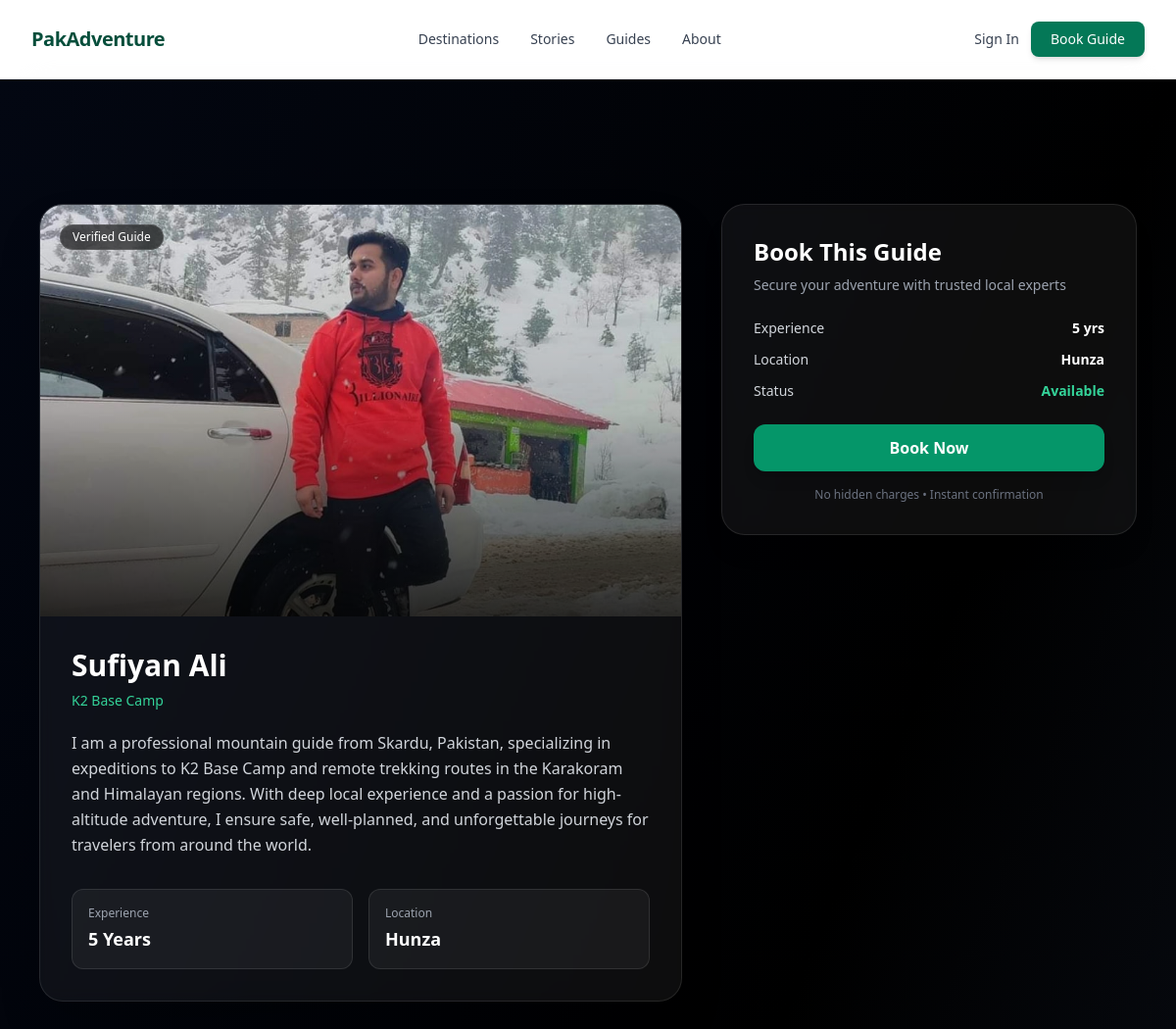
/guides/3/, run on the app's committed database.
### app/models.py (models this page shows, shortened)
class Guide(models.Model):
    SPECIALTY_CHOICES = [
        ('k2', 'K2 Base Camp'),
        ('alpine', 'Alpine Mountaineering'),
        ('culture', 'Cultural Heritage'),
        ('photo', 'Photography'),
    ]
    REGION_CHOICES = [
        ('Skardu', 'Skardu'),
        ('Hunza', 'Hunza'),
        ('Swat', 'Swat'),
        ('Kalam', 'Kalam'),
    ]
    name = models.CharField(max_length=200)
    image = models.ImageField(upload_to='guides/', null=True, blank=True)
    specialty = models.CharField(max_length=100, choices=SPECIALTY_CHOICES)
    experience = models.IntegerField()
    location = models.CharField(max_length=100, choices=REGION_CHOICES)
    bio = models.TextField(null=True, blank=True)

### app/views.py (the view)
# urls.py: path('guides/<int:id>/', views.guide_detail, name='guide_detail'),
def guide_detail(request, id):
    guide = Guide.objects.get(id=id)
    return render(request, 'guide_detail.html', {'guide': guide})

### Templates/guide_detail.html
{% extends 'header_footer.html' %}
{% block base %}
<main class="pt-20 bg-gradient-to-br from-gray-950 via-black to-gray-900 min-h-screen text-white">
<section class="max-w-6xl mx-auto px-4 py-12 grid lg:grid-cols-5 gap-10">
    <div class="lg:col-span-3">
        <div class="rounded-3xl overflow-hidden border border-white/10 bg-white/5 backdrop-blur shadow-2xl">
            <div class="relative h-[420px] overflow-hidden">
                {% if guide.image %}
                <img src="{{ guide.image.url }}"
                     class="w-full h-full object-cover scale-105 hover:scale-110 transition duration-700">
                {% else %}
                <img src="https://via.placeholder.com/900x600"
                     class="w-full h-full object-cover">
                {% endif %}
                <div class="absolute inset-0 bg-gradient-to-t from-black/80 via-black/20 to-transparent"></div>
                <div class="absolute top-5 left-5 bg-black/60 backdrop-blur px-3 py-1 text-xs rounded-full border border-white/10">
                    Verified Guide
                </div>
            </div>
            <div class="p-6 md:p-8">
                <h1 class="text-3xl font-bold">
                    {{ guide.name }}
                </h1>
                <p class="text-emerald-400 text-sm mt-2">
                    {{ guide.get_specialty_display }}
                </p>
                <p class="text-gray-300 mt-5 leading-relaxed">
                    {{ guide.bio }}
                </p>
                <div class="grid grid-cols-2 gap-4 mt-8">
                    <div class="bg-white/5 border border-white/10 rounded-xl p-4">
                        <p class="text-xs text-gray-400">Experience</p>
                        <p class="text-lg font-semibold mt-1">{{ guide.experience }} Years</p>
                    </div>
                    <div class="bg-white/5 border border-white/10 rounded-xl p-4">
                        <p class="text-xs text-gray-400">Location</p>
                        <p class="text-lg font-semibold mt-1">{{ guide.get_location_display }}</p>
                    </div>
                </div>
            </div>
        </div>
    </div>
    <div class="lg:col-span-2">
        <div class="sticky top-24 bg-white/5 border border-white/10 backdrop-blur rounded-3xl p-8 shadow-xl">
            <h2 class="text-2xl font-bold mb-2">
                Book This Guide
            </h2>
            <p class="text-sm text-gray-400 mb-6">
                Secure your adventure with trusted local experts
            </p>
            <div class="space-y-3 text-sm text-gray-300 mb-6">
                <div class="flex justify-between">
                    <span>Experience</span>
                    <span class="text-white font-semibold">{{ guide.experience }} yrs</span>
                </div>
                <div class="flex justify-between">
                    <span>Location</span>
                    <span class="text-white font-semibold">{{ guide.get_location_display }}</span>
                </div>
                <div class="flex justify-between">
                    <span>Status</span>
                    <span class="text-emerald-400 font-semibold">Available</span>
                </div>
            </div>
            <a href="{% url 'book_guide' guide.id %}"
               class="block text-center bg-emerald-600 hover:bg-emerald-700 text-white py-3 rounded-xl font-semibold transition shadow-lg hover:shadow-emerald-500/30">
                Book Now
            </a>
            <p class="text-xs text-gray-500 text-center mt-4">
                No hidden charges • Instant confirmation
            </p>
        </div>
    </div>
</section>
</main>
{% endblock %}

### data on the page
Guide: image (picture), name "Sufiyan Ali", specialty "K2 Base Camp", bio "I am a professional mountain guide from Skardu, Pakistan, specializing in expeditions to K2 Base Camp and remote trekking routes in the Karakoram and Himalayan regions. With deep local experience and a passion for high-altitude adventure, I ensure safe, well-planned, and unforgettable journeys for travelers from around the world.", experience "5", location "Hunza"
